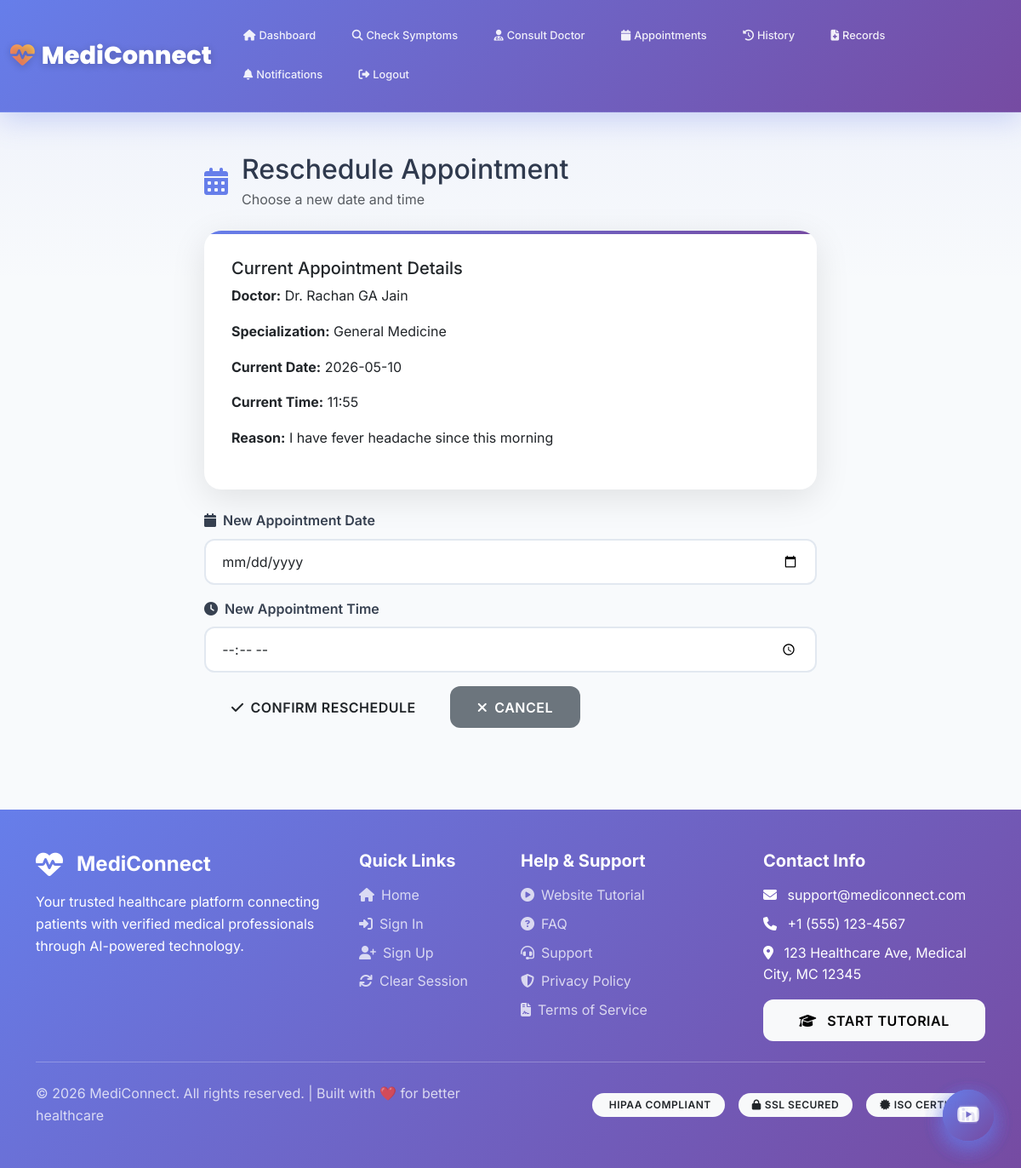
The app's page /appointment/reschedule/40 (signed in) with its own data.
### tables this page shows
CREATE TABLE users (
        id INTEGER PRIMARY KEY AUTOINCREMENT,
        name TEXT NOT NULL,
        email TEXT UNIQUE NOT NULL,
        password TEXT NOT NULL,
        role TEXT NOT NULL,
        phone TEXT,
        address TEXT,
        age INTEGER,
        gender TEXT,
        created_at TIMESTAMP DEFAULT CURRENT_TIMESTAMP
    , account_status VARCHAR(20) DEFAULT 'active');

CREATE TABLE doctors (
        id INTEGER PRIMARY KEY AUTOINCREMENT,
        user_id INTEGER,
        specialization TEXT,
        qualification TEXT,
        experience INTEGER,
        consultation_fee REAL,
        available BOOLEAN DEFAULT 1, verification_id TEXT, verification_status TEXT DEFAULT 'Pending', degree_certificate_path VARCHAR(500), council_registration_path VARCHAR(500), documents_uploaded BOOLEAN DEFAULT 0, verification_notes TEXT,
        FOREIGN KEY (user_id) REFERENCES users(id)
    );

CREATE TABLE "appointments" (
                id INTEGER PRIMARY KEY AUTOINCREMENT,
                patient_id INTEGER,
                doctor_id INTEGER,
                appointment_date DATE,
                appointment_time TIME,
                status TEXT DEFAULT 'scheduled',
                reason TEXT,
                notes TEXT,
                created_at TIMESTAMP DEFAULT CURRENT_TIMESTAMP, mode TEXT DEFAULT "online", symptoms TEXT, prescription TEXT, lab_tests TEXT, payment_status TEXT DEFAULT 'unpaid', payment_id INTEGER,
                FOREIGN KEY (patient_id) REFERENCES patients(id),
                FOREIGN KEY (doctor_id) REFERENCES doctors(id)
            );

### app.py (the view, shortened to what this page needs)
@app.route('/appointment/reschedule/<int:appointment_id>', methods=['GET', 'POST'])
@login_required
def reschedule_appointment(appointment_id):
    conn = get_db()
    appointment = conn.execute('''SELECT a.*, d.specialization, u.name as doctor_name
                                 FROM appointments a
                                 JOIN doctors d ON a.doctor_id = d.id
                                 JOIN users u ON d.user_id = u.id
                                 WHERE a.id = ?''', (appointment_id,)).fetchone()
    conn.close()
    from datetime import date
    today = date.today().strftime('%Y-%m-%d')
    return render_template('reschedule_appointment.html', appointment=appointment, today=today)

### app.py (called while the page is built)
def get_db():
    conn = sqlite3.connect('medical.db')
    conn.row_factory = sqlite3.Row
    return conn

def login_required(f):
    @wraps(f)
    def decorated_function(*args, **kwargs):
        if 'user_id' not in session:
            flash('Please login first', 'warning')
            return redirect(url_for('signin_as'))
        if 'last_activity' in session:
            last_activity = datetime.fromisoformat(session['last_activity'])
            if datetime.now() - last_activity > timedelta(minutes=30):
                session.clear()
                flash('Session expired due to inactivity. Please login again.', 'warning')
                return redirect(url_for('signin_as'))
        session['last_activity'] = datetime.now().isoformat()
        session.permanent = True
        return f(*args, **kwargs)
    return decorated_function

### templates/reschedule_appointment.html (shortened to what this page needs)
{% extends "base_clean.html" %}
{% block content %}
<div class="container">
    <div class="row justify-content-center">
        <div class="col-md-8">
            <div class="glass-card">
                <div class="d-flex align-items-center mb-4">
                    <div class="animated-icon me-3" style="font-size: 2rem; color: #667eea;">
                        <i class="fas fa-calendar-alt"></i>
                    </div>
                    <div>
                        <h2 class="mb-1">Reschedule Appointment</h2>
                        <p class="text-muted mb-0">Choose a new date and time</p>
                    </div>
                </div>
                <div class="card mb-4">
                    <div class="card-body">
                        <h5 class="card-title">Current Appointment Details</h5>
                        <p><strong>Doctor:</strong> Dr. {{ appointment.doctor_name }}</p>
                        <p><strong>Specialization:</strong> {{ appointment.specialization }}</p>
                        <p><strong>Current Date:</strong> {{ appointment.appointment_date }}</p>
                        <p><strong>Current Time:</strong> {{ appointment.appointment_time }}</p>
                        <p><strong>Reason:</strong> {{ appointment.reason }}</p>
                    </div>
                </div>
                <form method="POST">
                    <div class="mb-3">
                        <label for="appointment_date" class="form-label">
                            <i class="fas fa-calendar me-2"></i>New Appointment Date
                        </label>
                        <input type="date" class="form-control" id="appointment_date" name="appointment_date"
                               min="{{ today }}" required>
                    </div>
                    <div class="mb-3">
                        <label for="appointment_time" class="form-label">
                            <i class="fas fa-clock me-2"></i>New Appointment Time
                        </label>
                        <input type="time" class="form-control" id="appointment_time" name="appointment_time" required>
                    </div>
                    <div class="d-flex gap-2">
                        <button type="submit" class="btn btn-modern btn-gradient-primary">
                            <i class="fas fa-check me-2"></i>Confirm Reschedule
                        </button>
                        <a href="{{ request.referrer or url_for('patient_dashboard') }}" class="btn btn-secondary">
                            <i class="fas fa-times me-2"></i>Cancel
                        </a>
                    </div>
                </form>
            </div>
        </div>
    </div>
</div>
{% endblock %}

### templates/base_clean.html (style rules this page uses)
:root { --primary-gradient: linear-gradient(135deg, #667eea 0%, #764ba2 100%); --secondary-gradient: linear-gradient(135deg, #f093fb 0%, #f5576c 100%); --success-gradient: linear-gradient(135deg, #4facfe 0%, #00f2fe 100%); --warning-gradient: linear-gradient(135deg, #43e97b 0%, #38f9d7 100%); --danger-gradient: linear-gradient(135deg, #fa709a 0%, #fee140 100%); --dark-gradient: linear-gradient(135deg, #2c3e50 0%, #34495e 100%); --light-bg: #f8fafc; --card-shadow: 0 10px 40px rgba(0, 0, 0, 0.1); --card-shadow-hover: 0 20px 60px rgba(0, 0, 0, 0.15); --border-radius: 20px; --transition: all 0.4s cubic-bezier(0.4, 0, 0.2, 1); }
* { margin: 0; padding: 0; box-sizing: border-box; }
body { font-family: 'Inter', -apple-system, BlinkMacSystemFont, 'Segoe UI', sans-serif; background: var(--light-bg); color: #2d3748; line-height: 1.6; overflow-x: hidden; }
.card { border: none; border-radius: var(--border-radius); box-shadow: var(--card-shadow); transition: var(--transition); background: white; overflow: hidden; position: relative; }
.card::before { content: ''; position: absolute; top: 0; left: 0; right: 0; height: 4px; background: var(--primary-gradient); }
.card-body { padding: 2rem; }
.btn { border-radius: 12px; padding: 0.8rem 2rem; font-weight: 600; text-transform: uppercase; letter-spacing: 0.5px; transition: var(--transition); border: none; position: relative; overflow: hidden; }
.btn::before { content: ''; position: absolute; top: 50%; left: 50%; width: 0; height: 0; background: rgba(255, 255, 255, 0.3); border-radius: 50%; transform: translate(-50%, -50%); transition: width 0.6s, height 0.6s; }
.form-control, .form-select { border: 2px solid #e2e8f0; border-radius: 12px; padding: 0.8rem 1.2rem; font-size: 1rem; transition: var(--transition); background: white; }
.form-label { font-weight: 600; color: #374151; margin-bottom: 0.5rem; }
.card-body { position: relative !important; z-index: 1 !important; }
html { scroll-behavior: smooth; }
.btn-modern { border-radius: 12px; padding: 0.8rem 2rem; font-weight: 600; transition: var(--transition); border: none; }
body { animation: pageFadeIn .35s ease; }
.card, .stat-card, .panel, .ac { transition: transform .22s ease, box-shadow .22s ease !important; }

### records on screen
users: doctor_name "Rachan GA Jain"
doctors: specialization "General Medicine"
appointments: appointment_date "2026-05-10", appointment_time "11:55", reason "I have fever headache since this morning"
